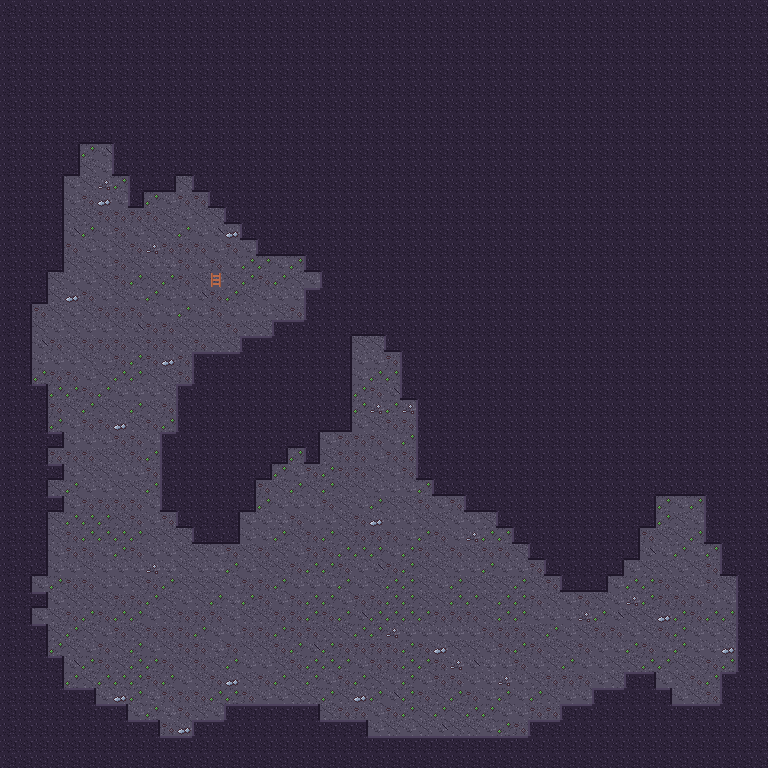

This is a level from a 2D game, rendered from its Tiled map with the project's own tilesets. A one-line summary and the map file follow, with tile-layer data summarised:
An orthogonal 48x48 tile map with 16x16 px tiles, 3 tile layers (Back, Buildings, Front).

<map version="1.4" tiledversion="1.4.2" orientation="orthogonal" renderorder="right-down" compressionlevel="0" width="48" height="48" tilewidth="16" tileheight="16" infinite="0" nextlayerid="4" nextobjectid="1">
  <properties />
  <tileset firstgid="1" name="cave" tilewidth="16" tileheight="16" tilecount="48" columns="16">
    <image source="../cave.png" width="256" height="48" />
    <tile id="1">
      <properties>
        <property name="Passable" type="string" value="F" />
      </properties>
    </tile>
    <tile id="16">
      <properties>
        <property name="Passable" type="string" value="F" />
      </properties>
    </tile>
    <tile id="17">
      <properties>
        <property name="Passable" type="string" value="F" />
      </properties>
    </tile>
    <tile id="18">
      <properties>
        <property name="Passable" type="string" value="F" />
      </properties>
    </tile>
    <tile id="19">
      <properties>
        <property name="Passable" type="string" value="F" />
      </properties>
    </tile>
    <tile id="20">
      <properties>
        <property name="Passable" type="string" value="F" />
      </properties>
    </tile>
    <tile id="21">
      <properties>
        <property name="Passable" type="string" value="F" />
      </properties>
    </tile>
    <tile id="22">
      <properties>
        <property name="Passable" type="string" value="F" />
      </properties>
    </tile>
    <tile id="23">
      <properties>
        <property name="Passable" type="string" value="F" />
      </properties>
    </tile>
    <tile id="24">
      <properties>
        <property name="Passable" type="string" value="F" />
      </properties>
    </tile>
    <tile id="25">
      <properties>
        <property name="Passable" type="string" value="F" />
      </properties>
    </tile>
    <tile id="26">
      <properties>
        <property name="Passable" type="string" value="F" />
      </properties>
    </tile>
    <tile id="27">
      <properties>
        <property name="Passable" type="string" value="F" />
      </properties>
    </tile>
    <tile id="28">
      <properties>
        <property name="Passable" type="string" value="F" />
      </properties>
    </tile>
    <tile id="29">
      <properties>
        <property name="Passable" type="string" value="F" />
      </properties>
    </tile>
    <tile id="30">
      <properties>
        <property name="Passable" type="string" value="F" />
      </properties>
    </tile>
    <tile id="31">
      <properties>
        <property name="Passable" type="string" value="F" />
      </properties>
    </tile>
  </tileset>
  <layer id="1" name="Back" width="48" height="48" opacity="1" offsetx="0" offsety="0">
   <data>[2304 cells, 2304 non-empty, 9 distinct tile ids]</data>
  </layer>
  <layer id="2" name="Buildings" width="48" height="48" opacity="1" offsetx="0" offsety="0">
   <data>[2304 cells, 1526 non-empty, 11 distinct tile ids]</data>
  </layer>
  <layer id="3" name="Front" width="48" height="48" opacity="1" offsetx="0" offsety="0">
   <data>[2304 cells, 0 non-empty, 0 distinct tile ids]</data>
  </layer>
</map>
